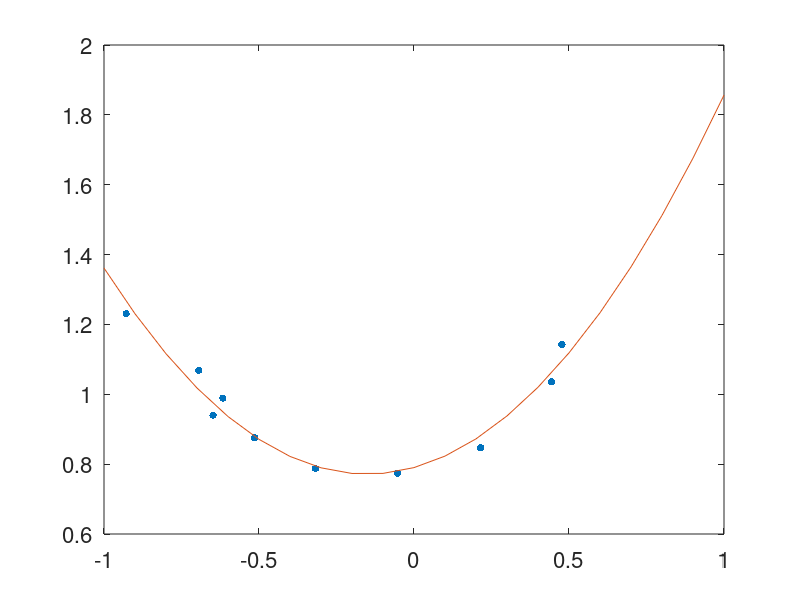

Here is the MATLAB script that generated this plot:
% load and plot data
load LSparabola.mat;
h = plot( x, y, '.' );
set( h, 'MarkerSize', 16 );
set( gca, 'FontSize', 16 );

% your LS code here (2 lines)
% u: 3x1 vector with values for a,b,c
X = [x.^2 x ones(size(x))];
u = inv(X'*X) * X' * y;

% plot LS fit
xrng = [-1 : 0.1 : 1]';
P = u(1)*xrng.^2 + u(2)*xrng + u(3);
hold on;
plot( xrng, P );
hold off;
axis( [-1 1 0.6 2] );
